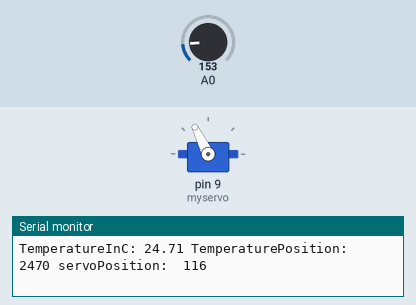
Simulated run of this sketch. Board: Arduino Uno, built with avr-gcc and run on an emulated ATmega328P. On the bench: servo, the last lines printed to the serial monitor. Inputs (shaded band) come from the test bench; at power-on: A0 = 153.

Above: at 1.2 s.
1.3 s: A0 set to 165
At 2.6 s:
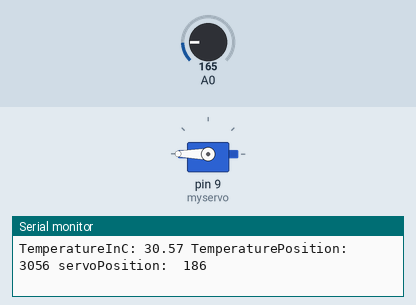
3.0 s: A0 set to 133
At 3.9 s:
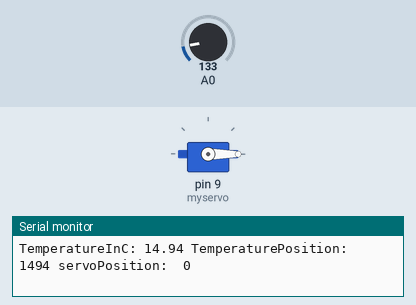
4.6 s: A0 set to 175
At 5.9 s:
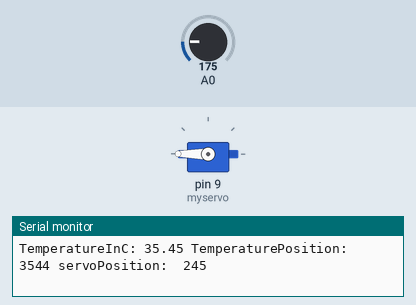
6.2 s: A0 set to 114
At 6.32 s:
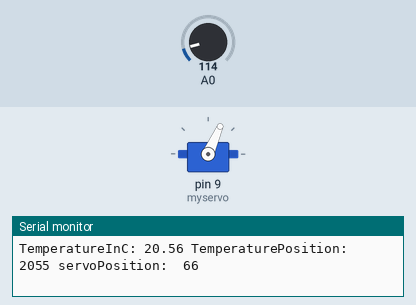
7.9 s: A0 set to 191
At 8.3 s:
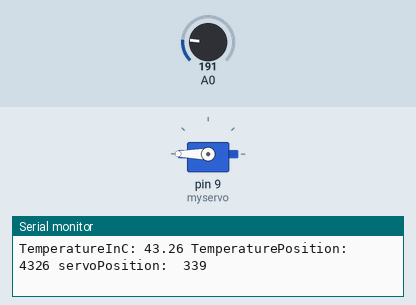
Timing chart, 0 to 10.5 s (numbered marks = the images above; inputs shaded):
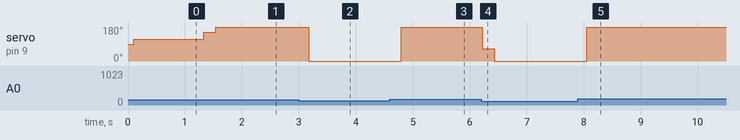

The sketch:

lab_7_temp_servo_display_v2.ino
```cpp
/*
      ECE 1001/1002  Lab 7 analog temp display with servo
           John Lindsey   June 2019
           September 2019 add average and rounding
*/

#include <Servo.h>


// declare variables for voltage and temp and Servo
float voltage = 0.0;
float voltage1 = 0.0;
float voltage2 = 0.0;
float TemperatureInC = 0.0;
float TemperatureInF = 0.0;
int TemperaturePosition = 0;
int ServoPosition = 0;
Servo myservo;

void setup()
{
  pinMode(A0, INPUT);
  pinMode(9, OUTPUT);
  // the servo control wire is attached to pin 9
  myservo.attach(9);
  Serial.begin(9600);
}

void loop()
{
  // Check TMP36 voltage, average two readings to reduce noise, convert to C and F
  voltage1 = analogRead(A0) * 4.8828125;
  delay(100);
  voltage2 = analogRead(A0) * 4.8828125;
  voltage = (voltage1 + voltage2) / 2;

  TemperatureInC = (voltage - 500) / 10;
  TemperatureInF = TemperatureInC * (9.0 / 5.0) + 32.0;
  Serial.print("TemperatureInC: ");
  Serial.print(TemperatureInC);

  // change from the float variable TemperatureInC to the integer variable TemperaturePosition with a type cast (int)
  // multiply by 100 to move decimals into a integer position
  TemperaturePosition = (int)(TemperatureInC * 100);
  Serial.print(" TemperaturePosition: ");
  Serial.print(TemperaturePosition);

  // map the temperature to the servo postion
  ServoPosition = map(TemperaturePosition, 1500, 3000, 0, 180);
  Serial.print(" servoPosition:  ");
  Serial.println(ServoPosition);
  myservo.write(ServoPosition);
  delay (100);
}
```

Measured:
- after the input at 1.3 s, servo on pin 9 (myservo): 116° → 151° at once, → 180° 0.20 s later
- after the input at 3.0 s, servo on pin 9 (myservo): 180° → 0° after 0.17 s
- after the input at 4.6 s, servo on pin 9 (myservo): 0° → 180° after 0.19 s
- after the input at 6.2 s, servo on pin 9 (myservo): 180° → 66° at once, → 0° 0.20 s later
- after the input at 7.9 s, servo on pin 9 (myservo): 0° → 180° after 0.16 s
